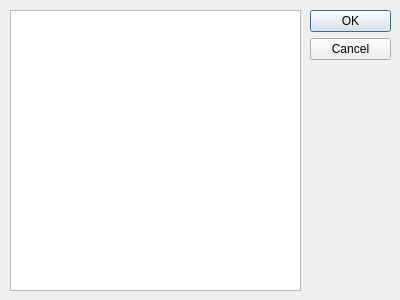
<?xml version="1.0" encoding="UTF-8"?>
<ui version="4.0">
 <class>ProjectPickerDialog</class>
 <widget class="QDialog" name="ProjectPickerDialog">
  <property name="geometry">
   <rect>
    <x>0</x>
    <y>0</y>
    <width>400</width>
    <height>300</height>
   </rect>
  </property>
  <property name="windowTitle">
   <string>Projects</string>
  </property>
  <widget class="QDialogButtonBox" name="confirmationButtons">
   <property name="geometry">
    <rect>
     <x>310</x>
     <y>10</y>
     <width>81</width>
     <height>281</height>
    </rect>
   </property>
   <property name="orientation">
    <enum>Qt::Vertical</enum>
   </property>
   <property name="standardButtons">
    <set>QDialogButtonBox::Cancel|QDialogButtonBox::Ok</set>
   </property>
  </widget>
  <widget class="QListView" name="projectList">
   <property name="geometry">
    <rect>
     <x>10</x>
     <y>10</y>
     <width>291</width>
     <height>281</height>
    </rect>
   </property>
  </widget>
 </widget>
 <resources/>
 <connections>
  <connection>
   <sender>confirmationButtons</sender>
   <signal>accepted()</signal>
   <receiver>ProjectPickerDialog</receiver>
   <slot>accept()</slot>
   <hints>
    <hint type="sourcelabel">
     <x>248</x>
     <y>254</y>
    </hint>
    <hint type="destinationlabel">
     <x>157</x>
     <y>274</y>
    </hint>
   </hints>
  </connection>
  <connection>
   <sender>confirmationButtons</sender>
   <signal>rejected()</signal>
   <receiver>ProjectPickerDialog</receiver>
   <slot>reject()</slot>
   <hints>
    <hint type="sourcelabel">
     <x>316</x>
     <y>260</y>
    </hint>
    <hint type="destinationlabel">
     <x>286</x>
     <y>274</y>
    </hint>
   </hints>
  </connection>
 </connections>
</ui>
